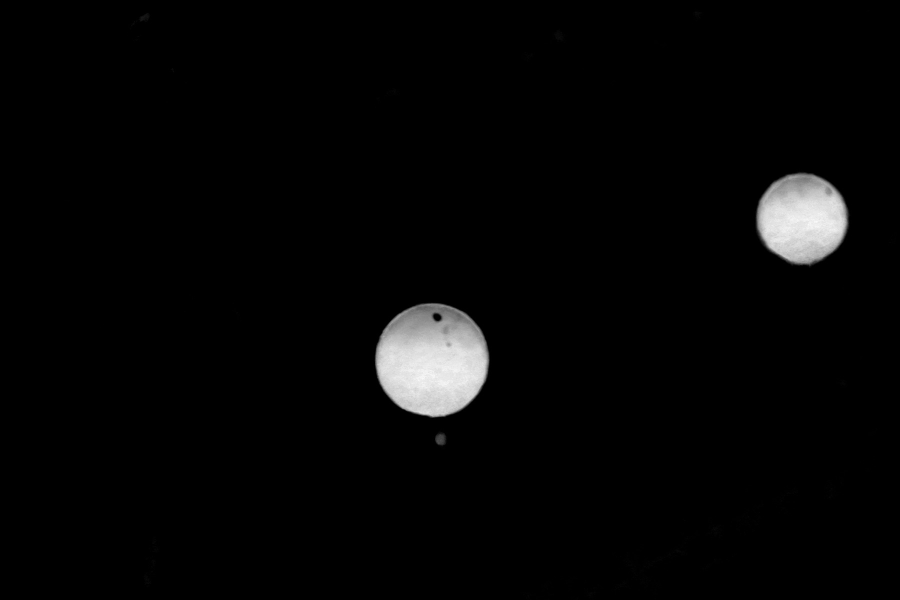
#> input picture demo_output/likelihood_L.jpg, 1800 x 1200 px, given in place of Img238.jpg, which was not available (shown at 1/2 size)
$ python generate_demo_visuals.py   (older library calls are emulated)
#> lines starting #> are read from the running program, lines starting #| are printed output that depends on the picture; after the words box and inside, x2 and y2 are one past the last pixel; in counts of white or black regions, pixels touching at a corner belong together; pictures that were not available may be replaced by others from this repository, and a replacement may not be noted
# -*- coding: utf-8 -*-
"""
generate_demo_visuals.py
========================
Runs the full wide-tele 3D localisation pipeline on real field images and
saves annotated figures for the GitHub README.

All algorithm functions are self-contained in this file — no external
pipeline script is required.

Usage
-----
    pip install opencv-python numpy
    python generate_demo_visuals.py

Place Img238.jpg (wide) and Img333.jpg (tele) in the same directory.

Output
------
All figures are written to ./demo_output/
  01_wide_detection.jpg      Wide image with all detected markers annotated
  02_tele_subpixel.jpg       Tele image with subpixel boundary + IRLS fit
  03_likelihood_map.jpg      Red-likelihood heatmap
  04_registration_blend.jpg  Tele warped onto wide via real H_total (TM+ECC)
  05_3d_result.jpg           3D positions annotated on wide image
"""

import os, math, time, csv
import cv2
import numpy as np

# ── paths ─────────────────────────────────────────────────────────────────────
WIDE_PATH = "./Img238.jpg"   # wide-angle input image
TELE_PATH = "./Img333.jpg"   # telephoto input image
OUT_DIR   = "./demo_output"
os.makedirs(OUT_DIR, exist_ok=True)


# ══════════════════════════════════════════════════════════════════════════════
# Camera parameters
# ══════════════════════════════════════════════════════════════════════════════

K_WIDE = np.array([[1.2207e4, 0.0, 2.7651e3],
                   [0.0, 1.2208e4, 1.8085e3],
                   [0.0, 0.0, 1.0]], dtype=np.float64)
D_WIDE = np.array([[0.0199, 1.6548, 0.0, 0.0, 0.0]], dtype=np.float64)

K_TELE = np.array([[6.0411e4, 0.0, 1.9527e3],
                   [0.0, 6.0421e4, 1.3781e3],
                   [0.0, 0.0, 1.0]], dtype=np.float64)
D_TELE = np.array([[0.1697, -1.3617e3, 0.0, 0.0, 0.0]], dtype=np.float64)

USE_DISTORTION    = False   # set True to enable distortion correction
SPHERE_DIAMETER_M = 0.20    # physical marker diameter in metres


# ══════════════════════════════════════════════════════════════════════════════
# Detection parameters
# ══════════════════════════════════════════════════════════════════════════════

RED_H1 = (0,   70, 40);  RED_H2 = (12,  255, 255)
RED_H3 = (160, 70, 40);  RED_H4 = (180, 255, 255)
MORPH_K = 7;  OPEN_IT = 1;  CLOSE_IT = 2
MIN_AREA = 800;  MAX_AREA = 3_000_000;  MIN_CIRCULARITY = 0.55
MIN_R0_PX = 18;  MIN_FILL_RATIO = 0.45
MIN_R_REL_TO_MAX = 0.35;  ENABLE_RELATIVE_FILTER = True
HUE_WIDTH = 20.0;  V_GAMMA = 0.5
THETA_BINS = 720;  BAND_PX = 26.0;  STEP_PX = 0.50
INNER_THR = 0.06;  OUTER_THR = 0.05;  CONTRAST_THR = 0.03
PROFILE_SMOOTH_SIGMA = 1.2;  MIN_DROP = 0.010
REFINE_WITH_CROSS = True;  CROSS_WIN = 14
ALPHA_SWEEP = [0.15, 0.20, 0.25, 0.30, 0.35]
R_EDGE_MAD_K = 3.5;  IRLS_ITERS = 40;  HUBER_K = 1.345
LAMBDA_R_AREA = 0.15
R_OUTLIER_REL_MAX = 1.35;  R_OUTLIER_REL_MIN = 0.65
MAX_TARGETS_PER_IMAGE = 20


# ══════════════════════════════════════════════════════════════════════════════
# Registration parameters
# ══════════════════════════════════════════════════════════════════════════════

SEARCH_PAD = 120;  S_PRIOR_DEFAULT = 0.24;  S_RANGE = 0.45;  N_SCALES = 33
S_PRIOR_SIGMA_FRAC = 0.12
W_PSR = 0.02;  W_PRIOR = 0.10
W_FINAL_MATCH = 0.15;  W_FINAL_PSR = 0.01;  W_FINAL_RMSE = 0.20
ECC_ITERS = 120;  ECC_EPS = 1e-6
ECC_MOTION = cv2.MOTION_EUCLIDEAN;  BORDER_MODE = cv2.BORDER_REPLICATE
BLEND_ALPHA = 0.45


# ══════════════════════════════════════════════════════════════════════════════
# Stage 1 — Detection helpers
# ══════════════════════════════════════════════════════════════════════════════

def _hsv_mask_red(img_bgr):
    hsv = cv2.cvtColor(img_bgr, cv2.COLOR_BGR2HSV)
    m1 = cv2.inRange(hsv, RED_H1, RED_H2)
    m2 = cv2.inRange(hsv, RED_H3, RED_H4)
    mask = cv2.bitwise_or(m1, m2)
    k = np.ones((MORPH_K, MORPH_K), np.uint8)
    mask = cv2.morphologyEx(mask, cv2.MORPH_OPEN,  k, iterations=OPEN_IT)
    mask = cv2.morphologyEx(mask, cv2.MORPH_CLOSE, k, iterations=CLOSE_IT)
    return mask

def _circularity(contour):
    a = float(cv2.contourArea(contour))
    p = float(cv2.arcLength(contour, True)) + 1e-12
    return 4.0 * math.pi * a / (p * p)

def _red_likelihood(img_bgr):
    hsv = cv2.cvtColor(img_bgr, cv2.COLOR_BGR2HSV)
    h, s, v = cv2.split(hsv)
    h = h.astype(np.float32)
    s = s.astype(np.float32) / 255.0
    v = v.astype(np.float32) / 255.0
    d = np.minimum(np.abs(h), np.abs(h - 180.0))
    closeness = np.clip(1.0 - d / HUE_WIDTH, 0.0, 1.0)
    return closeness * s * np.power(v, V_GAMMA)

def _bilinear(img_f, xs, ys):
    H, W = img_f.shape
    xs = np.clip(np.asarray(xs, np.float64), 0, W - 2 - 1e-6)
    ys = np.clip(np.asarray(ys, np.float64), 0, H - 2 - 1e-6)
    x0 = np.floor(xs).astype(np.int32);  y0 = np.floor(ys).astype(np.int32)
    x1 = x0 + 1;  y1 = y0 + 1
    wa=(x1-xs)*(y1-ys); wb=(x1-xs)*(ys-y0); wc=(xs-x0)*(y1-ys); wd=(xs-x0)*(ys-y0)
    return img_f[y0,x0]*wa + img_f[y1,x0]*wb + img_f[y0,x1]*wc + img_f[y1,x1]*wd

def _smooth1d(prof, sigma):
    if sigma <= 0: return prof
    k = int(round(sigma * 6 + 1))
    if k < 3: return prof
    if k % 2 == 0: k += 1
    p = prof.astype(np.float32).reshape(-1, 1)
    return cv2.GaussianBlur(p, (1, k), sigma, borderType=cv2.BORDER_REPLICATE).reshape(-1).astype(np.float64)

def _parabola_peak(ym1, y0, yp1):
    d = ym1 - 2.0*y0 + yp1
    return float(np.clip(0.5*(ym1-yp1)/d, -1.0, 1.0)) if abs(d) > 1e-12 else 0.0

def _filter_candidates(cand):
    kept = [(a,ci,cx,cy,r,c) for (a,ci,cx,cy,r,c) in cand
            if r >= MIN_R0_PX and a/(math.pi*r*r+1e-12) >= MIN_FILL_RATIO]
    if ENABLE_RELATIVE_FILTER and len(kept) >= 2:
        max_r = max(x[4] for x in kept)
        kept = [x for x in kept if x[4] >= max_r * MIN_R_REL_TO_MAX]
    return kept

def _irls_circle(pts, cx0, cy0, r0):
    pts = np.asarray(pts, np.float64)
    c = np.array([cx0, cy0], np.float64);  r = float(r0)
    for _ in range(IRLS_ITERS):
        dx = c[0]-pts[:,0];  dy = c[1]-pts[:,1]
        d = np.hypot(dx, dy) + 1e-12;  res = d - r
        sig = 1.4826*np.median(np.abs(res-np.median(res))) + 1e-12
        t = np.abs(res)/sig;  w = np.where(t>HUBER_K, HUBER_K/t, np.ones_like(t))
        sw = np.sqrt(w)
        J  = np.stack([dx/d, dy/d, -np.ones_like(d)], axis=1)
        JW = J * sw[:,None];  rw = (-res) * sw
        delta = np.linalg.solve(JW.T@JW + 1e-6*np.eye(3), JW.T@rw)
        c += delta[:2];  r = max(float(r+delta[2]), 1.0)
        if np.linalg.norm(delta) < 1e-6: break
    dx = c[0]-pts[:,0];  dy = c[1]-pts[:,1]
    d = np.hypot(dx,dy)+1e-12;  res = d-r
    sig = 1.4826*np.median(np.abs(res-np.median(res)))+1e-12
    t = np.abs(res)/sig;  w = np.where(t>HUBER_K, HUBER_K/t, np.ones_like(t))
    J = np.stack([dx/d, dy/d, -np.ones_like(d)], axis=1)
    dof = max(len(res)-3,1);  s2 = float(np.sum(w*res**2)/dof)
    std = np.sqrt(np.clip(np.diag(np.linalg.pinv((J.T*w)@J)*s2), 0, np.inf))
    return float(c[0]), float(c[1]), float(r), res, std

def _boundary_points(L, cx0, cy0, r0, alpha):
    band = max(BAND_PX, 0.20*r0)
    rs = np.arange(max(1.0, r0-band), r0+band+1e-9, STEP_PX)
    pts = [];  r_edges = []
    for bi in range(THETA_BINS):
        th = 2*math.pi*bi/THETA_BINS
        ct, st = math.cos(th), math.sin(th)
        prof = _smooth1d(_bilinear(L, cx0+rs*ct, cy0+rs*st), PROFILE_SMOOTH_SIGMA)
        n = len(prof)
        if n < 8: continue
        ki = max(6, int(0.10*n))
        Lin = float(np.median(prof[:ki]));  Lout = float(np.median(prof[-ki:]))
        if Lin < INNER_THR or Lout > OUTER_THR or (Lin-Lout) < CONTRAST_THR: continue
        g = (prof[1:]-prof[:-1])/STEP_PX
        idx = int(np.argmin(g))
        if -g[idx] < MIN_DROP: continue
        delta = 0.0
        if 1 <= idx < len(g)-1:
            delta = _parabola_peak(-g[idx-1], -g[idx], -g[idx+1])
        r_edge = rs[idx] + (0.5+delta)*STEP_PX
        if REFINE_WITH_CROSS:
            tval = Lout + alpha*(Lin-Lout)
            for i in range(max(0,idx-CROSS_WIN), min(len(prof)-2,idx+CROSS_WIN)+1):
                if prof[i] >= tval > prof[i+1]:
                    r_edge = rs[i] + (prof[i]-tval)/(prof[i]-prof[i+1]+1e-12)*STEP_PX
                    break
        r_edges.append(r_edge);  pts.append((cx0+r_edge*ct, cy0+r_edge*st))
    if len(pts) < 20:
        return pts, float(len(pts))/THETA_BINS
    r_edges = np.array(r_edges);  pts = np.array(pts)
    med = np.median(r_edges)
    keep = np.abs(r_edges-med) <= R_EDGE_MAD_K*1.4826*np.median(np.abs(r_edges-med)+1e-12)
    pts_k = pts[keep]
    return [tuple(p) for p in pts_k], float(len(pts_k))/THETA_BINS

def _pick_best_alpha(L, cx0, cy0, r0, area):
    r_area = math.sqrt(float(area)/math.pi)
    best = None
    for alpha in ALPHA_SWEEP:
        pts, cov = _boundary_points(L, cx0, cy0, r0, alpha)
        if len(pts) < 120 or cov < 0.35: continue
        cx, cy, r, res, std = _irls_circle(pts, cx0, cy0, r0)
        rms = float(np.sqrt(np.mean(res**2)));  mean = float(np.mean(res))
        if r > r_area*R_OUTLIER_REL_MAX or r < r_area*R_OUTLIER_REL_MIN: continue
        score = rms + 0.5*abs(mean) + LAMBDA_R_AREA*abs(r-r_area)
        if best is None or score < best["score"]:
            best = dict(alpha=alpha, pts=pts, coverage=cov,
                        cx=cx, cy=cy, r=r, std=std, rms=rms, score=score)
    return best

def detect_wide_targets(wide_bgr):
    mask = _hsv_mask_red(wide_bgr)
    cnts, _ = cv2.findContours(mask, cv2.RETR_EXTERNAL, cv2.CHAIN_APPROX_SIMPLE)
    targets = []
    for c in cnts:
        a = float(cv2.contourArea(c))
        if a < 400: continue
        (cx, cy), r = cv2.minEnclosingCircle(c)
        if r < 8: continue
        x, y, w, h = cv2.boundingRect(c)
        targets.append(dict(id=-1, cx=float(cx), cy=float(cy), r=float(r),
                            area=a, contour=c, bbox=(x,y,w,h)))
    targets.sort(key=lambda t: t["r"], reverse=True)
    for i, t in enumerate(targets): t["id"] = i
    return targets

def detect_tele_subpixel(tele_bgr):
    mask = _hsv_mask_red(tele_bgr)
    cnts, _ = cv2.findContours(mask, cv2.RETR_EXTERNAL, cv2.CHAIN_APPROX_SIMPLE)
    cand = []
    for c in cnts:
        a = float(cv2.contourArea(c))
        if a < MIN_AREA or a > MAX_AREA: continue
        ci = _circularity(c)
        if ci < MIN_CIRCULARITY: continue
        (cx0, cy0), r0 = cv2.minEnclosingCircle(c)
        cand.append((a, ci, float(cx0), float(cy0), float(r0), c))
    cand.sort(key=lambda x: (-x[0], -x[1]))
    cand = _filter_candidates(cand)[:MAX_TARGETS_PER_IMAGE]
    if not cand: return []
    L = _red_likelihood(tele_bgr).astype(np.float64)
    targets = []
    for i, (area, ci, cx0, cy0, r0, _) in enumerate(cand):
        best = _pick_best_alpha(L, cx0, cy0, r0, area)
        if best is None: continue
        targets.append(dict(id=i, cx=best["cx"], cy=best["cy"], r=best["r"],
                            pts=best["pts"], std_cx=float(best["std"][0]),
                            std_cy=float(best["std"][1]), std_r=float(best["std"][2]),
                            alpha=best["alpha"], coverage=best["coverage"],
                            cx0=cx0, cy0=cy0, r0=r0))
    return targets


# ══════════════════════════════════════════════════════════════════════════════
# Stage 2 — Registration helpers
# ══════════════════════════════════════════════════════════════════════════════

def _to_gray(img_bgr):
    g = cv2.cvtColor(img_bgr, cv2.COLOR_BGR2GRAY)
    g = cv2.GaussianBlur(g, (5,5), 1.0)
    return cv2.createCLAHE(2.0, (8,8)).apply(g)

def _grad_mag(gray):
    gx = cv2.Sobel(gray, cv2.CV_32F, 1, 0, ksize=3)
    gy = cv2.Sobel(gray, cv2.CV_32F, 0, 1, ksize=3)
    mag = cv2.magnitude(gx, gy)
    return cv2.normalize(mag, None, 0, 255, cv2.NORM_MINMAX).astype(np.uint8)

# [25 lines left out: functions _compute_psr, _ecc_refine, _rmse_photometric, not called in this run]

def _scale_grid(s_prior):
    smin = max(0.02, s_prior*(1-S_RANGE));  smax = min(0.95, s_prior*(1+S_RANGE))
    return np.linspace(smin, smax, N_SCALES).astype(np.float32).tolist()

# [31 lines left out: functions _best_scale_and_translation, _compose_H, not called in this run]

def register(wide_bgr, tele_bgr, wide_targets, tele_targets):
    wide_gray = _to_gray(wide_bgr);  tele_gray = _to_gray(tele_bgr)
    wide_feat = _grad_mag(wide_gray);  tele_feat = _grad_mag(tele_gray)
    primary   = min(tele_targets,
                    key=lambda t: (t["cx"]-float(K_TELE[0,2]))**2 +
                                  (t["cy"]-float(K_TELE[1,2]))**2)
    tele_xy = (primary["cx"], primary["cy"])
    s_prior = S_PRIOR_DEFAULT;  best_all = None
    for w in wide_targets[:6]:
        t0 = time.time()
        best = _best_scale_and_translation(wide_feat, tele_feat,
                                           tele_xy, (w["cx"],w["cy"]), s_prior)
        if best is None: continue
        tele_s = cv2.resize(tele_gray, (best["tw"],best["th"]), cv2.INTER_AREA)
        patch  = wide_gray[best["y"]:best["y"]+best["th"], best["x"]:best["x"]+best["tw"]]
        if patch.shape != tele_s.shape: continue
        ecc_cc, warp_roi = _ecc_refine(tele_s, patch)
        if ecc_cc is None: continue
        tele_w = cv2.warpAffine(tele_s, warp_roi, (best["tw"],best["th"]),
                                flags=cv2.INTER_LINEAR, borderMode=BORDER_MODE)
        rmse = _rmse_photometric(patch, tele_w)
        score = float(ecc_cc) + W_FINAL_MATCH*float(best["score"]) - W_FINAL_RMSE*rmse
        print(f"  wide#{w['id']}: scale={best['s']:.4f}  NCC={best['score']:.4f}"
              f"  PSR={best['psr']:.1f}  ECC={ecc_cc:.4f}  RMSE={rmse:.4f}"
              f"  final={score:.4f}  ({time.time()-t0:.1f}s)")
        rec = dict(wide_id=w["id"], best=best, ecc_cc=float(ecc_cc),
                   warp_roi=warp_roi, rmse=rmse, final_score=score)
        if best_all is None or score > best_all["final_score"]: best_all = rec
    if best_all is None: return None, None, None
    H_total = _compose_H(best_all["best"], best_all["warp_roi"])
    return H_total, best_all, tele_gray


# ══════════════════════════════════════════════════════════════════════════════
# Stage 3 — 3D fusion helpers
# ══════════════════════════════════════════════════════════════════════════════

# [75 lines left out: functions _apply_H, _unit_ray, _distance_from_boundary, _project, _yaw_pitch, _R_from_yaw_pitch and 1 more, not called in this run]


# ══════════════════════════════════════════════════════════════════════════════
# Visualisation helpers
# ══════════════════════════════════════════════════════════════════════════════

WHITE=(255,255,255); BLACK=(0,0,0); GREEN=(50,220,50)
YELLOW=(0,230,230); CYAN=(255,220,0); ORANGE=(0,130,255)

def _lbl(img, text, xy, scale=1.0, color=WHITE, th=2):
    x, y = int(xy[0]), int(xy[1])
    cv2.putText(img,text,(x+1,y+1),cv2.FONT_HERSHEY_SIMPLEX,scale,BLACK,th+2,cv2.LINE_AA)
    cv2.putText(img,text,(x,  y  ),cv2.FONT_HERSHEY_SIMPLEX,scale,color,th,  cv2.LINE_AA)

def _shrink(img, maxd=1800):
    h,w = img.shape[:2];  sc = min(1.0, maxd/max(h,w))
    return cv2.resize(img,(int(w*sc),int(h*sc)),cv2.INTER_AREA) if sc<1 else img.copy()

def _save(img, name):
    path = os.path.join(OUT_DIR, name)
    cv2.imwrite(path, _shrink(img), [cv2.IMWRITE_JPEG_QUALITY, 92])
    print(f"  → {path}")


# ══════════════════════════════════════════════════════════════════════════════
# Figure generators
# ══════════════════════════════════════════════════════════════════════════════

def make_fig1(wide_bgr, wide_targets):
    print("[Fig 1] Wide detection …")
    vis = wide_bgr.copy()
    for t in wide_targets:
        cx,cy,r = int(t["cx"]),int(t["cy"]),int(t["r"])
        cv2.circle(vis,(cx,cy),r+4,GREEN,3,cv2.LINE_AA)
        cv2.circle(vis,(cx,cy),4,YELLOW,-1,cv2.LINE_AA)
        _lbl(vis,f"#{t['id']}",(cx-r,cy-r-18),0.9,YELLOW)
    _lbl(vis,f"Wide camera — {len(wide_targets)} markers detected",(30,65),1.8,WHITE,3)
    _save(vis,"01_wide_detection.jpg")


def make_fig2(tele_bgr, tele_targets):
    print("[Fig 2] Tele subpixel fit …")
    vis = tele_bgr.copy()
    for t in tele_targets:
        cx,cy,r = t["cx"],t["cy"],t["r"]
        for j,(px,py) in enumerate(t.get("pts",[])):
            if j%3==0: cv2.circle(vis,(int(round(px)),int(round(py))),2,(0,0,255),-1,cv2.LINE_AA)
        cv2.circle(vis,(int(t["cx0"]),int(t["cy0"])),int(t["r0"]),(200,200,0),2,cv2.LINE_AA)
        cv2.circle(vis,(int(round(cx)),int(round(cy))),int(round(r)),GREEN,3,cv2.LINE_AA)
        cv2.drawMarker(vis,(int(round(cx)),int(round(cy))),CYAN,cv2.MARKER_CROSS,24,2,cv2.LINE_AA)
        _lbl(vis,f"#{t['id']}  r={r:.1f}px  std_r={t['std_r']:.3f}px  cov={t['coverage']:.0%}",
             (int(cx-r),int(cy-r-26)),1.1,GREEN)
    for i,(col,txt) in enumerate([((200,200,0),"Coarse HSV"),(GREEN,"IRLS fit"),((0,0,255),"Subpixel boundary")]):
        cv2.circle(vis,(50,40+i*44),8,col,-1)
        _lbl(vis,txt,(70,48+i*44),0.9,col)
    _lbl(vis,"Tele — subpixel circle fit (IRLS + Huber)",(30,vis.shape[0]-30),1.8,WHITE,3)
    _save(vis,"02_tele_subpixel.jpg")


def make_fig3(tele_bgr, tele_targets):
    print("[Fig 3] Likelihood heatmap …")
    L  = _red_likelihood(tele_bgr)
    L8 = np.clip(L/(L.max()+1e-12)*255,0,255).astype(np.uint8)
    heat = cv2.applyColorMap(L8, cv2.COLORMAP_INFERNO)
    for t in tele_targets:
        cv2.circle(heat,(int(t["cx"]),int(t["cy"])),int(t["r"]),(0,255,200),3,cv2.LINE_AA)
    _lbl(heat,"Red-likelihood map  L = Hue × Sat × Val^γ",(20,58),1.6,WHITE,2)
    _save(heat,"03_likelihood_map.jpg")


# [52 lines left out: functions make_fig4, make_fig5, not called in this run]


# ══════════════════════════════════════════════════════════════════════════════
# Main
# ══════════════════════════════════════════════════════════════════════════════

def main():
    print("="*62)
    print("  Wide-Tele 3D Localisation — Demo Visuals")
    print("="*62)

    print("\nLoading images …")
    wide_bgr = cv2.imread(WIDE_PATH)
#> wide_bgr is the input picture: shape (1200, 1800, 3); min 0, max 253, mean 6.1
    tele_bgr = cv2.imread(TELE_PATH)
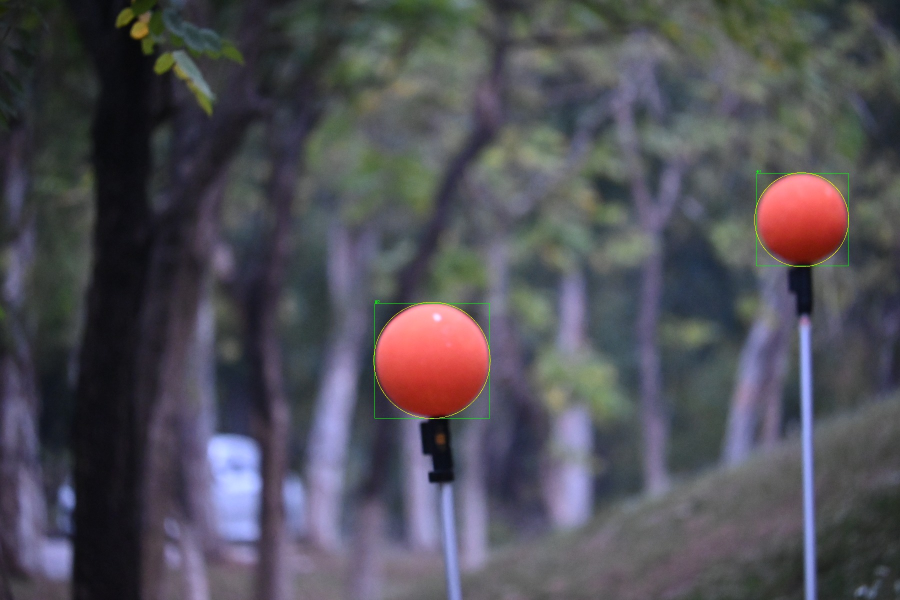
#> input picture demo_output/tele_candidates_overlay.jpg, 1800 x 1200 px, given in place of Img333.jpg, which was not available (shown at 1/2 size)
#> tele_bgr is the input picture: shape (1200, 1800, 3); mean B, G, R 86.9, 79.5, 81
    assert wide_bgr is not None, f"Cannot read: {WIDE_PATH}"
    assert tele_bgr is not None, f"Cannot read: {TELE_PATH}"
    print(f"  Wide: {wide_bgr.shape[1]}×{wide_bgr.shape[0]}")
#|   Wide: 1800×1200
    print(f"  Tele: {tele_bgr.shape[1]}×{tele_bgr.shape[0]}")
#|   Tele: 1800×1200

    print("\n--- Stage 1: Wide detection ---")
    wide_targets = detect_wide_targets(wide_bgr)
#> in detect_wide_targets, `cnts, _ = cv2.findContours(mask, cv2.RETR_EXTERNAL, cv2.CHAIN_APPROX_S..`: cnts = []
#> wide_targets = []
    print(f"  {len(wide_targets)} markers detected")
#|   0 markers detected
    make_fig1(wide_bgr, wide_targets)
#> in _lbl, `cv2.putText(img,text,(x,  y  ),cv2.FONT_HERSHEY_SIMPLEX,scale,color,th..`:
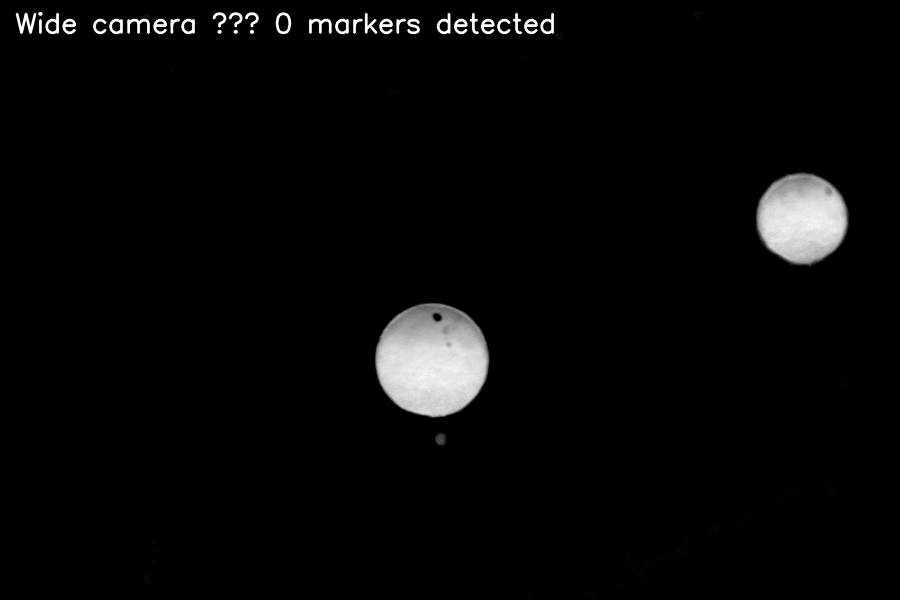
#> img: shape (1200, 1800, 3) (shown at 1/2 size); min 0, max 255, mean 7.5

    print("\n--- Stage 2: Tele subpixel fit ---")
    tele_targets = detect_tele_subpixel(tele_bgr)
#> in _hsv_mask_red (call 2), `m1 = cv2.inRange(hsv, RED_H1, RED_H2)`:
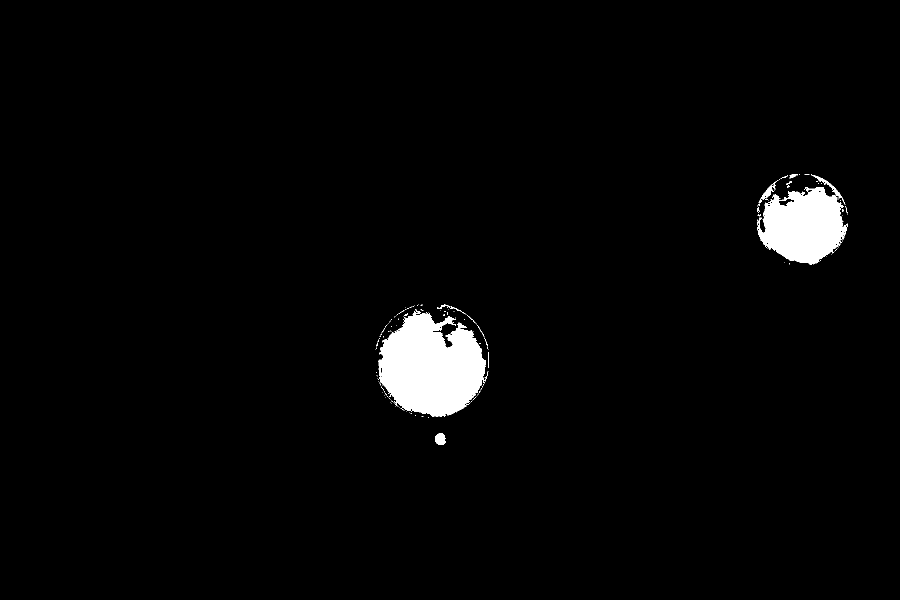
#> m1: shape (1200, 1800) (shown at 1/2 size); 2.5% white; 158 white regions (142 under 20 px), largest, box (x1, y1, x2, y2) and area: (757, 618, 977, 834) 32209, (1515, 374, 1695, 529) 19124, (1622, 349, 1691, 410) 397
#> in _hsv_mask_red (call 2), `m2 = cv2.inRange(hsv, RED_H3, RED_H4)`:
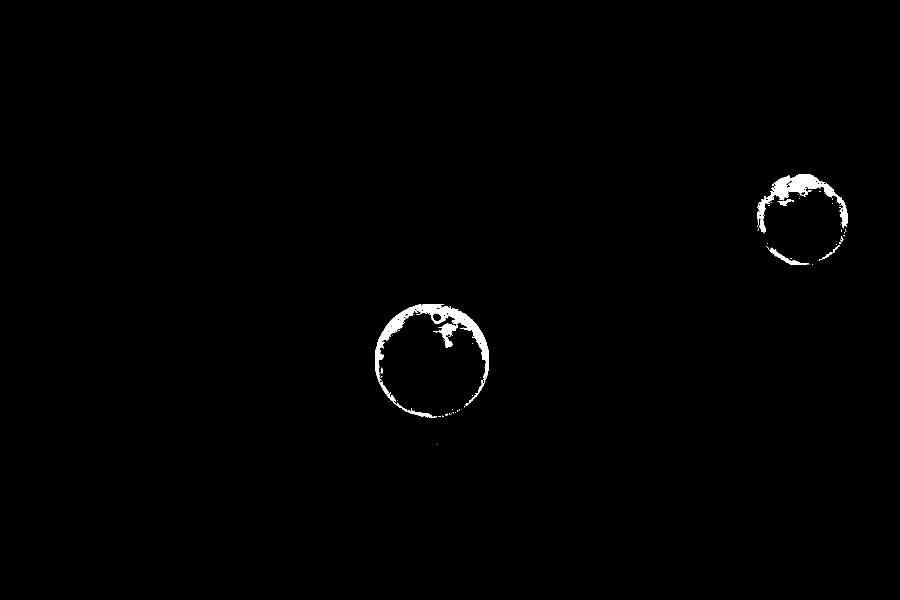
#> m2: shape (1200, 1800) (shown at 1/2 size); 0.65% white; 84 white regions (74 under 20 px), largest, box (x1, y1, x2, y2) and area: (751, 609, 977, 809) 7428, (1515, 349, 1695, 466) 4866, (1539, 495, 1619, 529) 536
#> (the rest of the program and of its run is left out)
